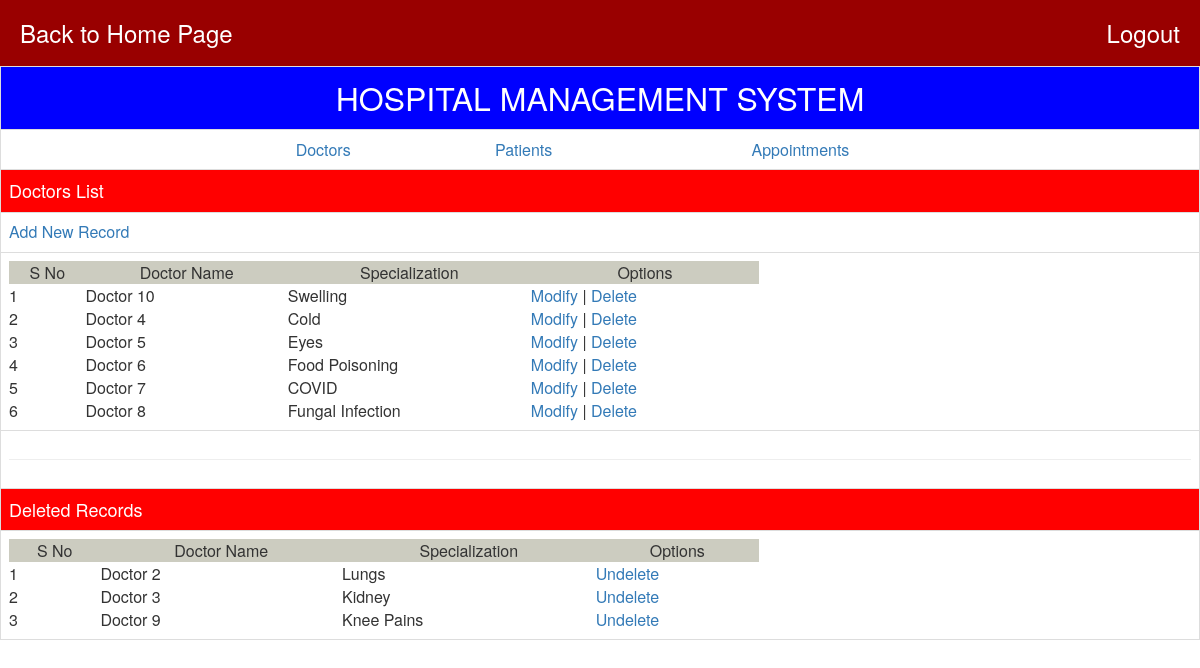
Page /DLIST.php (signed in) on the committed database.
### tables this page shows
CREATE TABLE `doct` (
  `dno` int(11) NOT NULL,
  `dname` varchar(30) NOT NULL,
  `dspec` varchar(30) NOT NULL,
  `dshow` varchar(1) NOT NULL DEFAULT 'Y'
);

### DLIST.php (the view, shortened to what this page needs)
<?php
require('connection.php');
?><html>
<head>
    <link rel="stylesheet" href="css/bootstrap.css" />
</head>
<body>
    <table class="table table-bordered">
        <tr bgcolor=blue>
            <td align=center>
                <font SIZE=6 color=white>HOSPITAL
                    MANAGEMENT SYSTEM</font>
            </td>
        </tr>
        <tr>
            <td>
                <table align=center width=750 cellspacing=0 cellpadding=5>
                    <tr>
                        <td align=center><a href=dlist.php>Doctors</td>
                        <td align=center><a href=plist.php>Patients</td>
                        <td align=center><a href=alist.php>Appointments</td>
                </table>
            </td>
        </tr>
        <tr bgcolor=red>
            <td>
                <font size=4 color=white>Doctors
                    List</font>
            </td>
        </tr>
        <tr>
            <td><a href=dadd.php>Add New Record</a></td>
        </tr>
        <tr>
            <td>
                <table width=750 cellspacing=0 cellpadding=5>
                    <tr bgcolor=#ccccc>
                        <td align=center>S No</td>
                        <td align=center>Doctor
                            Name</td>
                        <td align=center>Specialization</td>
                        <td align=center>Options</td>
                    </tr>
                    <?php
                    $ssql = "SELECT * from doct where dshow='Y' order by dname;";
                    $rs1 = mysqli_query($connection, $ssql);
                    $sno = 1;
                    while ($row = mysqli_fetch_array($rs1)) {
                        echo "<tr><td>$sno</td><td>$row[1]</td><td>$row[2]</td><td><a
href=dmod.php?rno=" . $row[0] . ">Modify</a> | <a
href=ddel.php?rno=" . $row[0] . ">Delete</a></td></tr>";
                        $sno++;
                    }
                    ?>
                </table>
            </td>
        </tr>
        <tr>
            <td align=center>
                <hr>
            </td>
        </tr>
        <tr bgcolor=red>
            <td>
                <font size=4 color=white>Deleted
                    Records</font>
            </td>
        </tr>
        <tr>
            <td>
                <table width=750 cellspacing=0 cellpadding=5>
                    <tr bgcolor=#ccccc>
                        <td align=center>S No</td>
                        <td align=center>Doctor
                            Name</td>
                        <td align=center>Specialization</td>
                        <td align=center>Options</td>
                    </tr>
                    <?php
                    $ssql2 = "SELECT * from doct where dshow='N' order by dname;";
                    $rs2 = mysqli_query($connection, $ssql2);
                    $sno = 1;
                    while ($row = mysqli_fetch_array($rs2)) {
                        echo "<tr><td>$sno</td><td>$row[1]</td><td>$row[2]</td><td><a
href=dundel.php?rno=" . $row[0] . ">Undelete</a></td></tr>";
                        $sno++;
                    }
                    ?>
                </table>
            </td>
        </tr>
    </table>
</body>
</html>

### connection.php (shortened to what this page needs)
<h3 style="background:#990000;padding:20px;color:#FFFFFF;margin:0px">
	<span><a style="color:#FFFFFF" href="index.php">Back to Home Page</a></span>
	<span style="float:right"><a style="color:#FFFFFF" href="logout.php">Logout</a></span>
</h3>

### rows in the picture
doct: dname "Doctor 10", dspec "Swelling"
doct: dname "Doctor 4", dspec "Cold"
doct: dname "Doctor 5", dspec "Eyes"
doct: dname "Doctor 6", dspec "Food Poisoning"
doct: dname "Doctor 7", dspec "COVID"
doct: dname "Doctor 8", dspec "Fungal Infection"
doct: dname "Doctor 2", dspec "Lungs"
doct: dname "Doctor 3", dspec "Kidney"
doct: dname "Doctor 9", dspec "Knee Pains"
